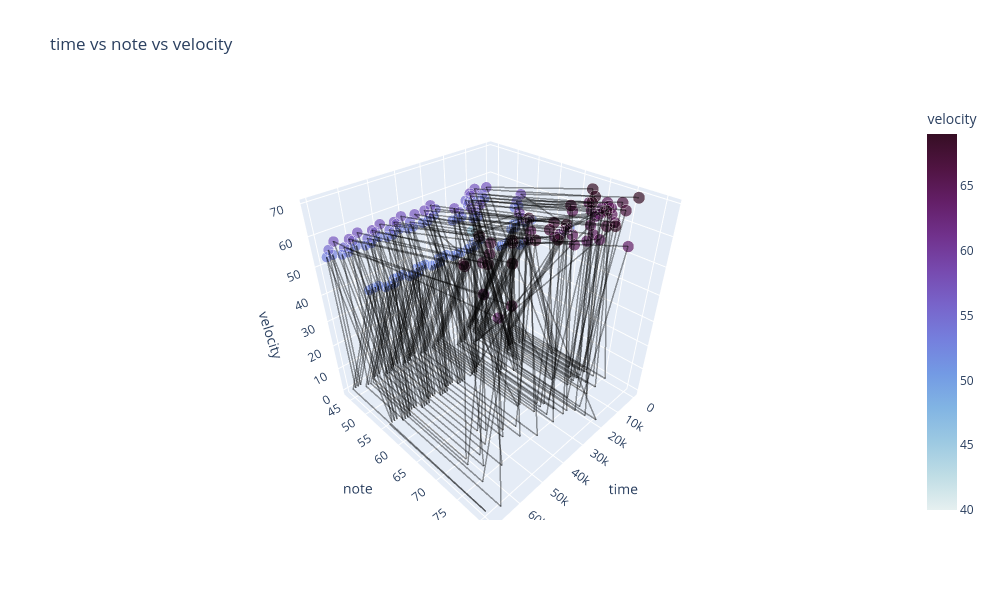

The notebook cell saved with this chart:
### Markdown cell above
Visualizar time velocity y note en un grafico 3D

### Code cell
import plotly.express as px

# 1. Gráfico base de puntos
fig = px.scatter_3d(
    df,
    x='time',
    y='note',
    z='velocity',
    color='velocity',
    size='velocity',
    hover_name='time',
    title='time vs note vs velocity',
    color_continuous_scale='dense',
    range_color=[40, df['velocity'].max()],
    width=1000,
    height=600
)

# 2. Añadir la línea conectada (sin repetir color/size)
fig.add_trace(
    px.line_3d(
        df,
        x='time',
        y='note',
        z='velocity',
        color_discrete_sequence=['rgba(0,0,0,0.4)']  # línea negra semitransparente o gris
    ).data[0]
)

# Opcional: ajustar estilo de la línea
fig.update_traces(
    selector=dict(type='scatter3d', mode='lines'),  # solo la línea añadida
    line=dict(width=3, dash='solid')
)

fig.update_layout(
    scene=dict(
        xaxis_title='time',
        yaxis_title='note',
        zaxis_title='velocity'
    )
)

fig.show()

### Figure 1 — Plotly figure (JSON) as saved in the notebook; plotly's stock layout.template omitted (floating-point values rounded to 4 significant figures; data arrays with more than 128 entries replaced by an {"elided": "..."} marker saying what was removed)
{"data": [{"hovertemplate": "<b>%{hovertext}</b><br><br>time=%{x}<br>note=%{y}<br>velocity=%{marker.color}<extra></extra>", "hovertext": {"elided": "374 float values"}, "legendgroup": "", "marker": {"color": {"elided": "374 int values"}, "coloraxis": "coloraxis", "size": {"elided": "374 int values"}, "sizemode": "area", "sizeref": 0.1725, "symbol": "circle"}, "mode": "markers", "name": "", "scene": "scene", "showlegend": false, "type": "scatter3d", "x": {"elided": "374 int values"}, "y": {"elided": "374 int values"}, "z": {"elided": "374 int values"}}, {"hovertemplate": "time=%{x}<br>note=%{y}<br>velocity=%{z}<extra></extra>", "legendgroup": "", "line": {"color": "rgba(0,0,0,0.4)", "dash": "solid", "width": 3}, "marker": {"symbol": "circle"}, "mode": "lines", "name": "", "scene": "scene", "showlegend": false, "type": "scatter3d", "x": {"elided": "374 int values"}, "y": {"elided": "374 int values"}, "z": {"elided": "374 int values"}}], "layout": {"coloraxis": {"cmax": 69, "cmin": 40, "colorbar": {"title": {"text": "velocity"}}, "colorscale": [[0, "rgb(230, 240, 240)"], [0.09091, "rgb(191, 221, 229)"], [0.1818, "rgb(156, 201, 226)"], [0.2727, "rgb(129, 180, 227)"], [0.3636, "rgb(115, 154, 228)"], [0.4545, "rgb(117, 127, 221)"], [0.5455, "rgb(120, 100, 202)"], [0.6364, "rgb(119, 74, 175)"], [0.7273, "rgb(113, 50, 141)"], [0.8182, "rgb(100, 31, 104)"], [0.9091, "rgb(80, 20, 66)"], [1, "rgb(54, 14, 36)"]]}, "height": 600, "legend": {"itemsizing": "constant", "tracegroupgap": 0}, "scene": {"domain": {"x": [0, 1], "y": [0, 1]}, "xaxis": {"title": {"text": "time"}}, "yaxis": {"title": {"text": "note"}}, "zaxis": {"title": {"text": "velocity"}}}, "title": {"text": "time vs note vs velocity"}, "width": 1000}}
